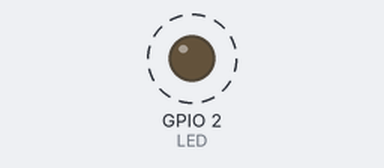
Recording of a sketch running on a simulated ESP32. Parts: output pins drawn as LEDs (lit = HIGH). Dashed ring = blinking. What the sketch prints to the serial monitor is not drawn.

Above: at 0.5 s.
Timing chart, 0 to 3.0 s (numbered marks = the images above):
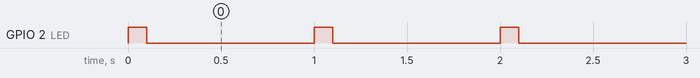

The sketch:

freertos1.ino
```cpp
int LED = 2;
void setup()
{
    Serial.begin(112500);
    /* we create a new task here */
    xTaskCreate(
        additionalTask,    /* Task function. */
        "additional Task", /* name of task. */
        10000,             /* Stack size of task */
        NULL,              /* parameter of the task */
        1,                 /* priority of the task */
        NULL);             /* Task handle to keep track of created task */
    pinMode(LED, OUTPUT);
}

/* the forever loop() function is invoked by Arduino ESP32 loopTask */
void loop()
{
    Serial.println("this is Arduino Task");
    delay(1000);
}
/* this function will be invoked when additionalTask was created */
void additionalTask(void *parameter)
{
    /* loop forever */
    for (;;)
    {
        Serial.println("this is additional Task");
        digitalWrite(LED, HIGH); // turn the LED on (HIGH is the voltage level)
        delay(100);              // wait for a second
        digitalWrite(LED, LOW);  // turn the LED off by making the voltage LOW
        delay(900);              // wait for a second
    }
    /* delete a task when finish,
  this will never happen because this is infinity loop */
    vTaskDelete(NULL);
}
```

Measured:
- by itself, GPIO 2 (LED): alternates HIGH for 0.10 s and LOW for 0.90 s
